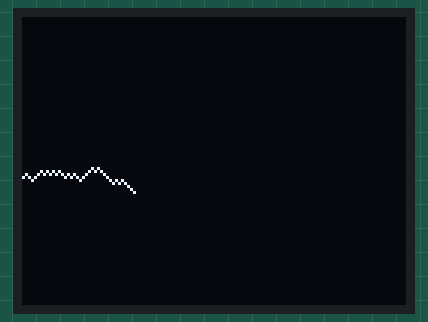
This sketch was run on a simulated Arduino Uno, built with avr-gcc and run on an emulated ATmega328P. On the bench: 128×96 one-colour display. Random numbers use the default seed unless the sketch sets one.

Above: at 1.11 s.
At 6.06 s:
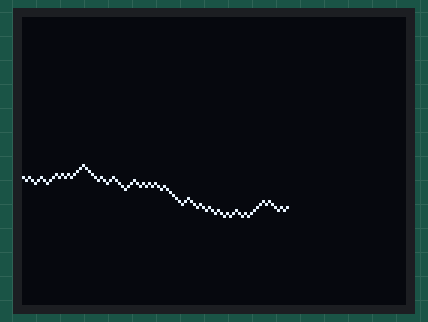
At 10.69 s:
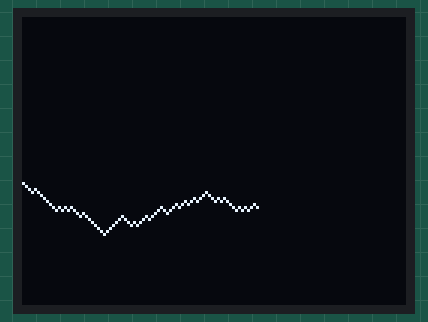
At 20.03 s:
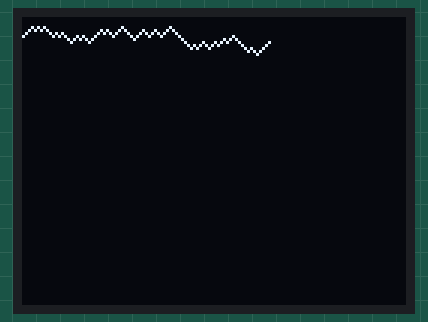
At 29.31 s:
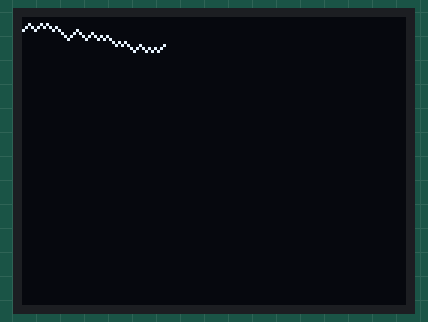
At 38.9 s:
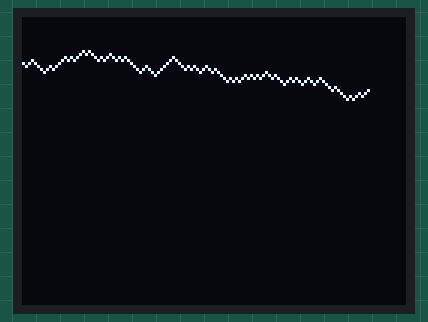

The sketch:

terrain.ino
```cpp
#include <TVout.h>
#include <fontALL.h>

TVout TV;
int i = 1, u = 1;
int rndX = 0, rndY = 0;
int setX = 15, setY = 15;
int setXX =40, setYY = 40;


void setup()  {
  TV.begin(NTSC);  //for devices with only 1k sram(m168) use TV.begin(_NTSC,128,56)
  //TV.begin(_NTSC,128,56);
  randomSeed(analogRead(0));
  rndY = random(2);
  //cavern();

}

void loop() {
  lightning();

}

void lightning() {
  for(int i = 0; i < 128; i += 1){

    //rndX = random(2);

    // cols
    rndY = random(2);
    if (rndY == 1) {
      setYY++;
      if (setYY >= 90) {
        setYY--;
      }
    }
    else if (rndY == 0){
      setYY--;
      if (setYY <= 1) {
        setYY++;
      }
    }
    else  if (rndY >= 2){
      //setYY = setYY;
    }

    TV.set_pixel(i,setYY,2);
    //TV.delay(1);
  }
  TV.clear_screen();


}

void cavern() {
  for(int i = 0; i < 128; i += 1){

    rndX = random(2);

    // cols
    rndY = random(2);
    if (rndY == 1) {
      setY++;
      if (setY >= 21) {
        setY-=15;
      }
    }
    else {
      setY--;
      if (setY <= 1) {
        setY+=15;
      }
    }


    int num = i;
    //int rnd = random(10, 20);
    int rnd = setY;
    int yNum =  95 - rnd;
    TV.draw_column(i,75,20,0);
    TV.draw_column(i,yNum,rnd,1);
    TV.delay(1);
  }


}
```
